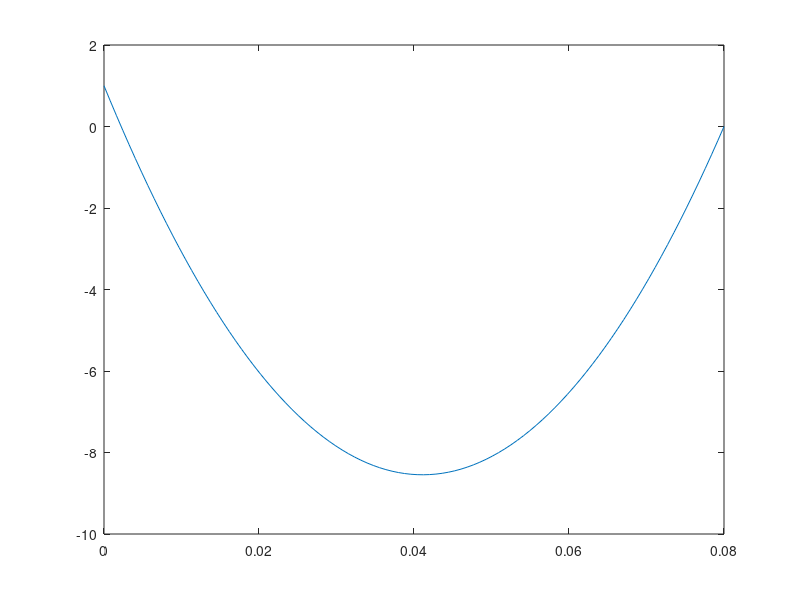

Here is the MATLAB script that generated this plot:
%initialization
clc;
clear;
close all;

%Inputs
er = 1; %relative permittivity
v0 = 1; %volt
d = 8; %centimeter
p0 = 10e-8; %C/m^3
e0 = 8.85e-12; % F/m

%calculations
d = d * 1e-2;
x = linspace(0, d, 100);

vx = ((p0)/(2*er*e0)) * x.^2 - ((p0*d)/(2*er*e0)+ v0/d) * x + v0;

plot(x, vx);
